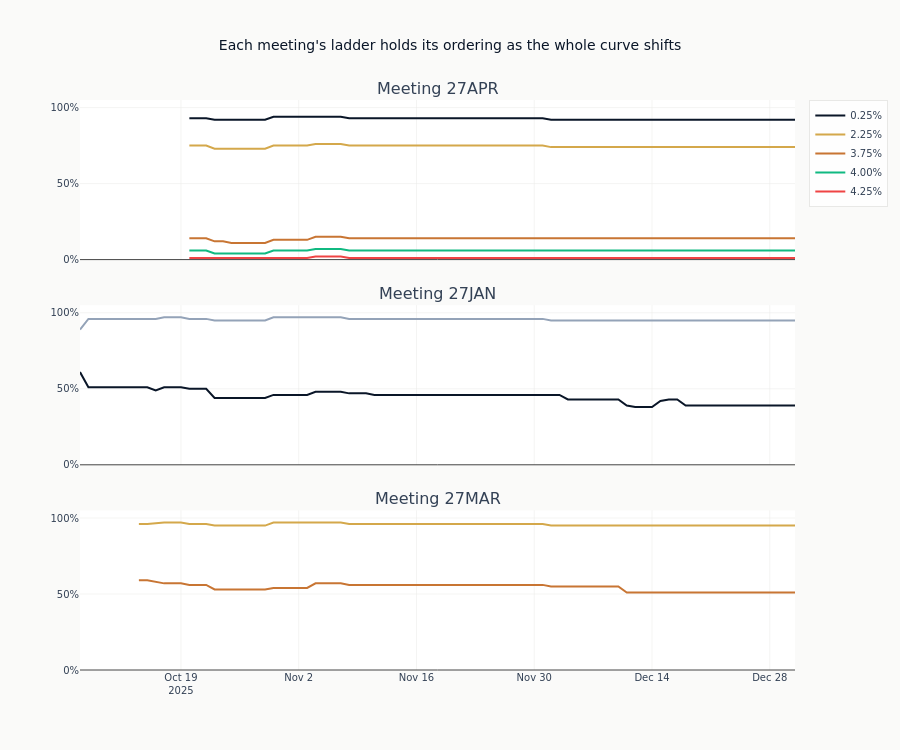

This figure's notebook cell:
### Markdown cell above
Every path is a staircase rather than a curve, and that shape is the sample rather than the
market: with a handful of price revisions per contract over three months, the series is flat
between them by construction.

### Code cell
meetings = sorted(
    kalshi.with_columns(meeting=pl.col("symbol").str.split("-").list.get(1))["meeting"].unique()
)
fig = make_subplots(
    rows=len(meetings),
    cols=1,
    shared_xaxes=True,
    subplot_titles=[f"Meeting {m}" for m in meetings],
    vertical_spacing=0.08,
)
for row, meeting in enumerate(meetings, 1):
    for symbol in sorted(kalshi.filter(pl.col("symbol").str.contains(meeting))["symbol"].unique()):
        series = kalshi.filter(pl.col("symbol") == symbol).sort("timestamp")
        fig.add_trace(
            go.Scatter(
                x=series["timestamp"],
                y=series["close"],
                mode="lines",
                name=symbol.split("-T")[-1] + "%",
                showlegend=(row == 1),
            ),
            row=row,
            col=1,
        )
    fig.update_yaxes(tickformat=".0%", range=[0, 1.05], row=row, col=1)
fig.update_layout(
    height=250 * len(meetings),
    title_text="Each meeting's ladder holds its ordering as the whole curve shifts",
)
show_plotly_with_alt(
    fig,
    "One panel per Federal Open Market Committee meeting, each showing the implied probability "
    "path of every traded threshold for that meeting. Within each panel the lines keep their "
    "vertical ordering throughout.",
)
